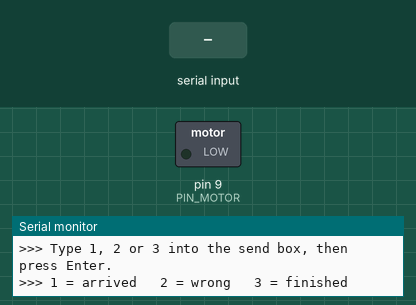
Recording of a sketch running on a simulated Arduino Uno, built with avr-gcc and run on an emulated ATmega328P. Parts: switched loads named in the sketch (green lamp = pin HIGH), the last lines printed to the serial monitor. Dashed ring = blinking. The inputs (shaded band) are chosen by the test bench.

Above: at 1.4 s.
1.5 s: "2" received over Serial
At 1.7 s:
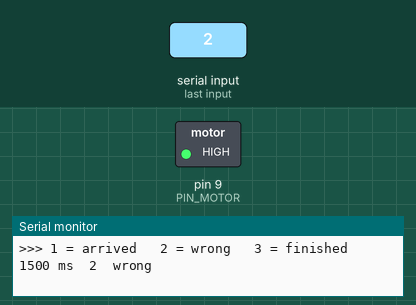
4.5 s: "1" received over Serial
At 5.1 s:
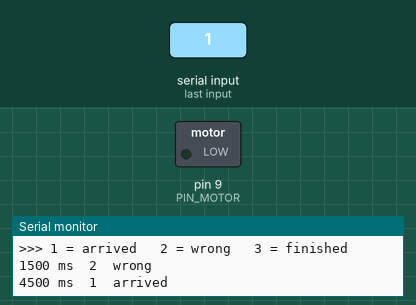
6.0 s: "3" received over Serial
At 6.21 s:
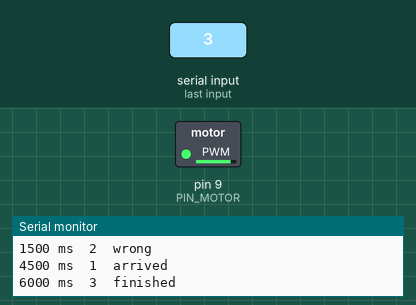
Timing chart, 0 to 9.0 s (numbered marks = the images above; inputs shaded):
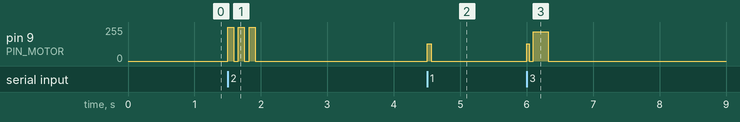

The sketch:

01_erm_motor.ino
```cpp
// Bench 1: ERM coin motor, and the closing brief
//
// An off-centre weight on a motor shaft. Same part as in your phone.
//
// The core limitation, made physical: speed and strength are mechanically
// linked. You cannot ask for "gentle but fast", because spinning it faster to
// raise the rate also makes it stronger. Everything below works around that
// limit rather than pretending it is not there.
//
// PINS
//   D9   PWM   ->  1k  ->  PN2222 base
//   D2   button to GND (INPUT_PULLUP)
//   motor:  collector to motor, motor to +5V
//   diode:  1N4148 across the motor, BAND to +5V
//
// Never drive it from a bare pin: the pin gives 40 mA, the motor draws
// 100 mA at 5V (Adafruit 1201).


#include "logger.h"

const int PIN_MOTOR = 9;      // must be PWM
const int PIN_BUTTON = 2;

// --- The two parameters you get ---------------------------------------------
//
// Two parameters, and only two:
//   STRENGTH = PWM duty. How strong each pulse feels.
//   RHYTHM    = the pattern of on/off durations.
//
// The brief asks for three distinguishable messages using only these. Resist
// adding a second actuator: the constraint is the exercise.

void pulse(int strength, int ms) {
  analogWrite(PIN_MOTOR, strength);
  delay(ms);
  analogWrite(PIN_MOTOR, 0);
}

// Below ~90 the motor often won't overcome its own friction and just buzzes
// weakly or stalls. Find your own floor; it varies per motor.
const int SOFT = 130;
const int HARD = 255;

// One soft tap. Deliberately unremarkable: routine news should feel routine.
void messageArrived() {
  pulse(SOFT, 60);
}

// Three hard, fast pulses. Urgency comes from RATE, not just strength.
// this is the pattern people reliably rank as most alarming.
void somethingWrong() {
  for (int i = 0; i < 3; i++) {
    pulse(HARD, 90);
    delay(70);
  }
}

// Rising: short and soft, then long and strong. Reads as resolution, and is
// hard to confuse with the other two because the SHAPE differs, not the level.
void taskFinished() {
  pulse(SOFT, 40);
  delay(60);
  pulse(220, 220);
}

void setup() {
  pinMode(PIN_MOTOR, OUTPUT);
  pinMode(PIN_BUTTON, INPUT_PULLUP);
  logBegin("BENCH 01  coin motor", "D9 PWM -> 1k -> PN2222 base;  D2 button -> GND");
  logHint("Type 1, 2 or 3 into the send box, then press Enter.");
  logHint("1 = arrived   2 = wrong   3 = finished");
}

void loop() {
  // Serial trigger, so the receiver can be handed the device with the screen
  // turned away. The blind test only works if they cannot see which message
  // you sent.
  if (Serial.available()) {
    switch (Serial.read()) {
      case '1': logEvent("1  arrived");   messageArrived();  break;
      case '2': logEvent("2  wrong");     somethingWrong();  break;
      case '3': logEvent("3  finished");  taskFinished();    break;
    }
  }
}
```

logger.h
```cpp
// Shared logger. The same file sits in every sketch folder, so the Serial
// Monitor looks the same whichever sketch you uploaded.
//
// You do not need to install anything. The Arduino IDE compiles every file
// next to the .ino, so this is picked up automatically.
//
// Why it exists: at a bench, "tick" on its own does not tell you whether you
// uploaded the right sketch to the right board. logBegin() prints a banner
// that names the sketch and the pins, so one glance confirms it.

#pragma once
#include <Arduino.h>

// Opens the port and prints the banner. Call this first in setup().
//   name  what this sketch is, e.g. "02 piezo"
//   pins  the wiring in one line, e.g. "D8 -> piezo, other leg -> GND"
inline void logBegin(const char *name, const char *pins) {
  Serial.begin(9600);
  while (!Serial && millis() < 2000) { }   // USB boards; Uno passes straight through

  Serial.println();
  Serial.println(F("========================================"));
  Serial.print(F("  "));
  Serial.println(name);
  Serial.print(F("  pins: "));
  Serial.println(pins);
  Serial.println(F("========================================"));
}

// One event, timestamped. Use for anything that happens: "tick", "tap", "WARM".
// The timestamp is what makes a rhythm legible when you cannot hear it well.
inline void logEvent(const char *msg) {
  Serial.print(millis());
  Serial.print(F(" ms  "));
  Serial.println(msg);
}

// An event with a number attached, e.g. logValue("strength", 130).
inline void logValue(const char *label, long value) {
  Serial.print(millis());
  Serial.print(F(" ms  "));
  Serial.print(label);
  Serial.print(F(" = "));
  Serial.println(value);
}

// A line the student is meant to act on, set apart from the event stream.
inline void logHint(const char *msg) {
  Serial.print(F(">>> "));
  Serial.println(msg);
}

// NOTE ON THE SERIAL PLOTTER
// Sketches that draw a graph (04 capacitive, analog_monitor) must print bare
// numbers separated by spaces, and nothing else, or the plotter cannot parse
// them. Those sketches use logBegin() for the banner and then print raw
// numbers directly. Do not wrap their data lines in logEvent().
```

Measured:
- after the input at 1.5 s, pin 9 (PIN_MOTOR): alternates 255/255 for 0.09 s and 0/255 for 0.07 s, 6 changes in all, then stays 0/255, starting at once
- after the input at 4.5 s, pin 9 (PIN_MOTOR): 0/255 → 130/255 at once, → 0/255 0.06 s later
- after the input at 6.0 s, pin 9 (PIN_MOTOR): 0/255 → 220/255 after 0.10 s, → 0/255 0.22 s later
